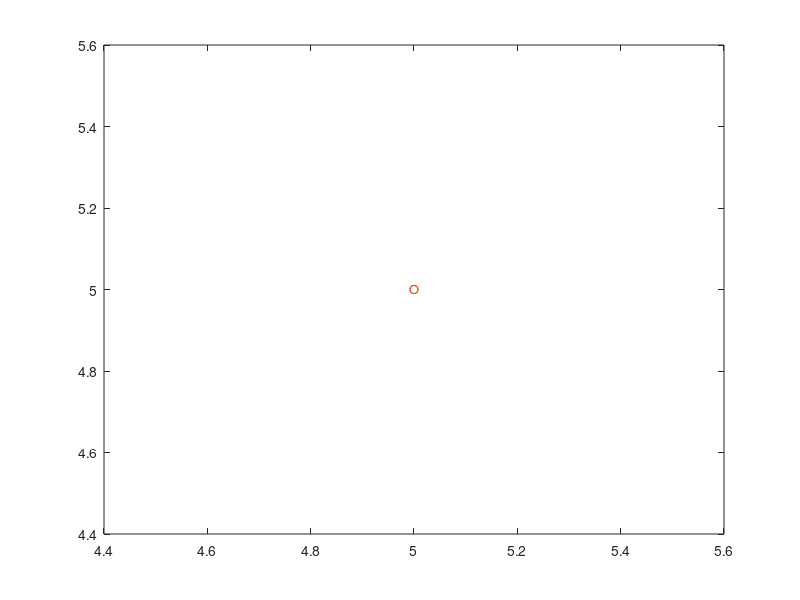

Write the MATLAB code that produced this figure.
% PRACTICAL 7
% Lagrange method for interpolation
% RITIKA GUPTA MSCMAT54

clear all;
x=input('Enter values of x: ');
y=input('Enter corresponding f(x): ');
p0=input('Enter point of approximation: ');
n=length(x);
L=zeros(n);

for i=1:n
    v=1;
    for j=1:n
        if i~=j
            v=conv(v,poly(x(j)))/(x(i)-x(j));
        end
    end
    L(i,:)=v*y(i);
end
L  %row i represents L_i*y(i)
P=sum(L);
for i=1:n
    if i==n
        fprintf('(%.2f)',P(i));
    else
        fprintf('(%.2fx^%d)+',P(i),n-i);   % %.2f prints 2 decimal places
    end
end

%approximating polynomials at a point
fp=polyval(P,p0);
fprintf('\nf(%f) = %f',p0,fp);

%plotting the interpolated polynomial
X=linspace(x(1),x(n),100);
Y=polyval(P,X);
plot(X,Y,[x;p0],[y;fp],'o') 
